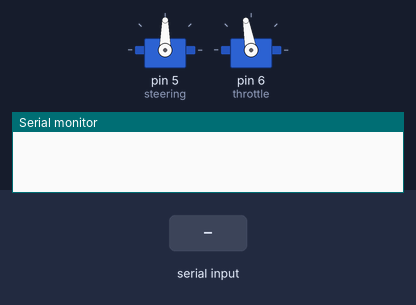
The sketch below on a simulated Arduino Uno, built with avr-gcc and run on an emulated ATmega328P. Shown: 2 × servo, the last lines printed to the serial monitor. The test bench sets the inputs (shaded band).

Above: at 1.2 s.
1.3 s: "30,150\n" received over Serial
At 2.5 s:
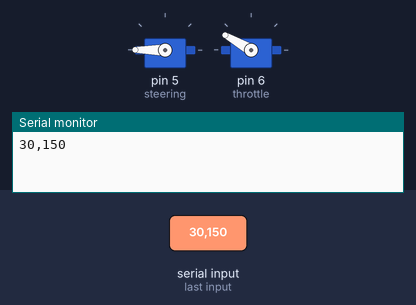
2.8 s: "5\n" received over Serial
4.3 s: "90,45\n" received over Serial
At 4.8 s:
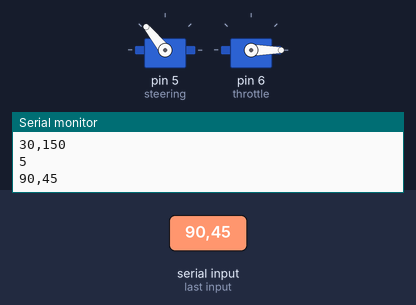
5.8 s: "90,45\n" received over Serial
At 7.2 s:
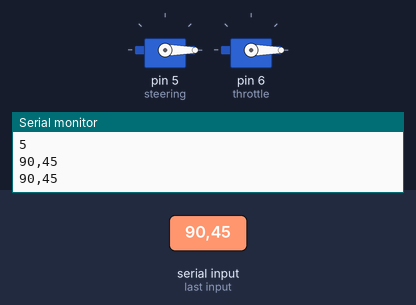
Timing chart, 0 to 8.3 s (numbered marks = the images above; inputs shaded):
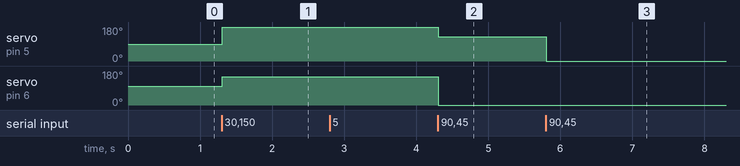

Measured:
- after the input at 1.3 s, servo on pin 5 (steering): 90° → 180° at once; servo on pin 6 (throttle): 100° → 150° at once
- after the input at 4.3 s, servo on pin 5 (steering): 180° → 129° at once; servo on pin 6 (throttle): 150° → 0° at once
- after the input at 5.8 s, servo on pin 5 (steering): 129° → 0° at once

The sketch:

steeringAndThrottlePWMv5.ino
```cpp
/*
  Controls the steering and throttle on an RC car.
  Use with Arduino Uno.

  Version 5 attempts to use the Linux Terminal for keyboard
  input instead of the Arduino serial monitor.

  This is how the ESC works:
  When in forward drive mode, press brake once to brake, and
  then press brake again to reverse. Brake has only one speed.
  When in reverse mode, press forward to brake and then
  immediately boost forward.

  From experience, the throttle neutral point PWM signal is an
  uptime of around 1.56 to 1.60 ms. The ESC (electronic speed
  controller) must detect such a signal upon startup before it
  will run the motor, probably as a safety feature.
*/

#include <Servo.h>

// set the pins used to simulate the PWM output to control steering
const int steering = 5;
const int throttle = 6;
// initializes the servo steering motor
Servo steeringServo;
// pretends the ESC is also a servo
Servo throttleServo;
// these values will be passed to the throttle and steering functions at startup.
// sets the steering to straight and throttle to neutral
int steeringValue = 90;
int throttleValue = 100;
// for incoming serial data
int arrayCount = 0;
char incomingByte[7] = {};
int steeringSerialInterpreterValue = 90;
int throttleSerialInterpreterValue = 100;

void setup() {
  // opens serial port, sets data rate to 9600 Hz
  Serial.begin(9600);
  // tells the Arduino that the steering output pin controls a servo
  steeringServo.attach(steering, 1220, 1700);
  // pretends the throttle is a servo
  throttleServo.attach(throttle, 1040, 2000);
}

// PWM output to the steering servo motor
int operateSteering(int steeringValue) {
  steeringServo.write(steeringValue);
}

// PWM output to the throttle servo motor
int operateThrottle(int throttleValue) {
  throttleServo.write(throttleValue);
}

void loop() {
  // the Uno needs to keep sending PWMs to the throttle and steering,
  // even when no data is being sent from the USB serial port:
  operateSteering(steeringValue);
  operateThrottle(throttleValue);

  // writes to array incomingByte if keyboard input detected
  if (Serial.available() > 0) {
    incomingByte[arrayCount] = Serial.read();
    Serial.print(incomingByte[arrayCount]);
    ++arrayCount;
  }

  if ( arrayCount >= 7 ) {
    // first 3 digits are for steering
    steeringSerialInterpreterValue = ( (incomingByte[0] - 48) * 100 + (incomingByte[1] - 48) * 10 + (incomingByte[2] - 48) );
    steeringValue = steeringSerialInterpreterValue;

    // last 3 digits are for throttle
    throttleSerialInterpreterValue = ( (incomingByte[3] - 48) * 100 + (incomingByte[4] - 48) * 10 + (incomingByte[5] - 48) );
    throttleValue = throttleSerialInterpreterValue;

    // asks Arduino to write to array incomingByte from 0 again
    arrayCount = 0;
  }
}
```
